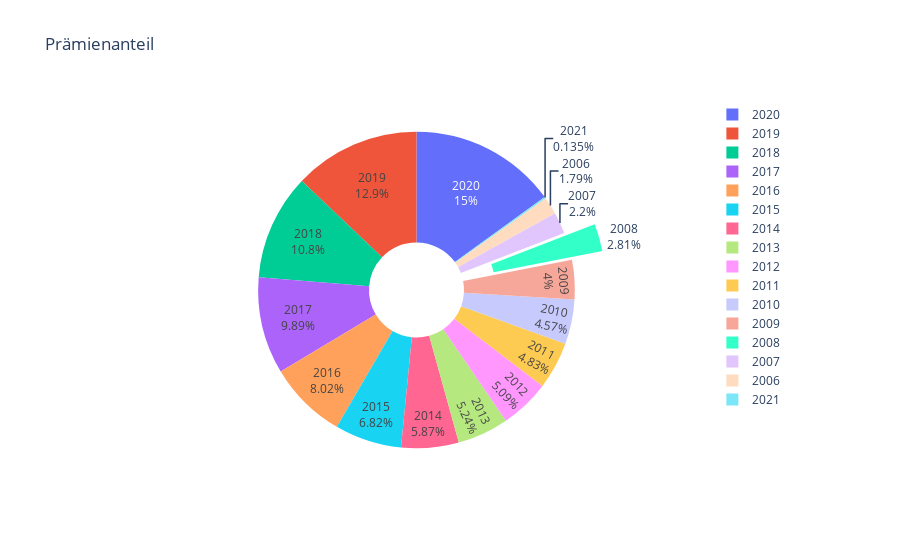

Write notebook code for a chart like this one.
### Code cell
df = pd.read_pickle('data/Backtesting2020_SQ-UW_Abrech_20200907_sop.pkl')
#country='Canada'
#df=df[df['Description']==country]

chart_data = pd.concat([
	df['Renewal'],
	df['UW-Prämie'],
], axis=1)
chart_data = chart_data.sort_values(['Renewal'])
chart_data = chart_data.rename(columns={'Renewal': 'x'})
chart_data_sum = chart_data.groupby(['x'])[['UW-Prämie']].sum()
chart_data_sum.columns = ['UW-Prämie|sum']
chart_data = chart_data_sum.reset_index()
chart_data = chart_data.dropna()
chart_data = chart_data[chart_data['UW-Prämie|sum'] > 0]  # can't represent negatives in a pie

import plotly.graph_objs as go

labels=chart_data['x']
values=chart_data['UW-Prämie|sum']

chart = go.Pie(labels=labels, 
                              values=values,
                              textinfo='label + percent',
                              hole=.3,
                              pull=[0, 0, 0.2, 0],
                              name="World GDP 2007")
fig = go.Figure(data=[chart])
fig.update_layout(title_text='Prämienanteil')
fig.show()

### Figure 1 — Plotly figure (JSON) as saved in the notebook; plotly's stock layout.template omitted (floating-point values rounded to 4 significant figures)
{"data": [{"hole": 0.3, "labels": [2006, 2007, 2008, 2009, 2010, 2011, 2012, 2013, 2014, 2015, 2016, 2017, 2018, 2019, 2020, 2021], "name": "World GDP 2007", "pull": [0, 0, 0.2, 0], "textinfo": "label+percent", "type": "pie", "values": [403100000.0, 496500000.0, 633400000.0, 901600000.0, 1031000000.0, 1089000000.0, 1148000000.0, 1182000000.0, 1323000000.0, 1538000000.0, 1807000000.0, 2230000000.0, 2435000000.0, 2908000000.0, 3385000000.0, 30390000.0]}], "layout": {"title": {"text": "Prämienanteil"}}}
